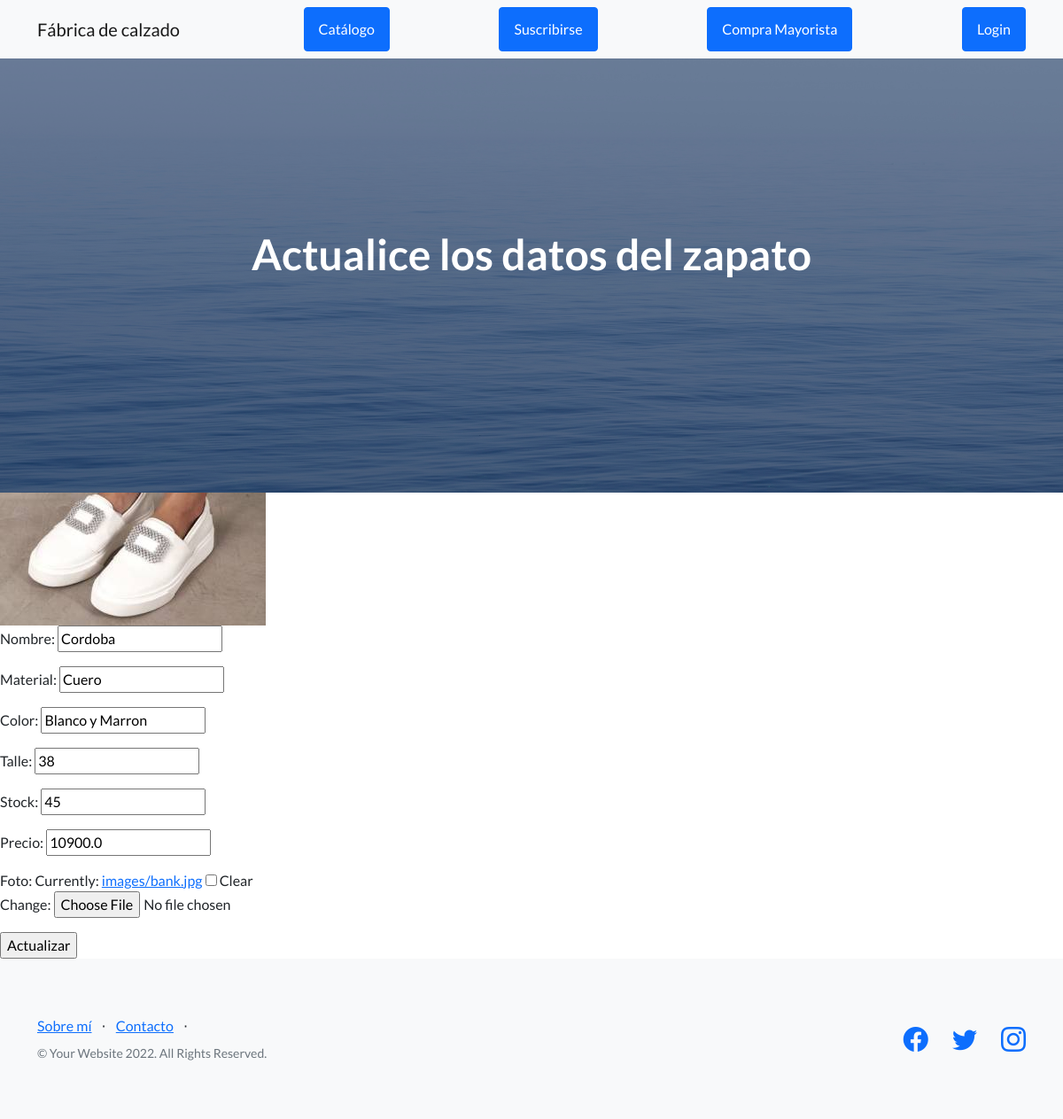
Page /AppFabrica/editarzapato/10 on the committed database.
### AppFabrica/models.py (models this page shows, shortened)
class Zapato (models.Model):
    nombre = models.CharField(max_length=50, default=None)
    material = models.CharField(max_length=50, default=None)
    color = models.CharField(max_length=50, default=None)
    talle = models.IntegerField(default=None)
    stock = models.IntegerField(default=None)
    precio = models.FloatField(default=None)
    foto = models.ImageField(upload_to='images/', null=True, blank=True)

### AppFabrica/views.py (the view)
def editar_zapato (request, id):
    zapato = Zapato.objects.get(id=id)
    if request.method == 'POST':
        form_zapato = ZapatoFormulario(request.POST, files=request.FILES)
        if form_zapato.is_valid():
            data=form_zapato.cleaned_data
            zapato.nombre=data['nombre']
            zapato.material=data['material']
            zapato.color=data['color']
            zapato.talle=data['talle']
            zapato.stock=data['stock']
            zapato.precio=data['precio']
            if data['foto'] is not None:
                zapato.foto=data['foto']
            print("data['foto'] ", data['foto'])
            zapato.save()
        print(form_zapato.errors)
        return HttpResponseRedirect('/AppFabrica/zapatos')
    else:
        form_zapato = ZapatoFormulario (initial={
            "nombre": zapato.nombre,
            "material":zapato.material,
            "color":zapato.color,
            "talle":zapato.talle,
            "stock":zapato.stock,
            "precio":zapato.precio,
            "foto":zapato.foto
        })
    return render (request, "editarcalzado.html", {"form_zapato":form_zapato, "id":id , "url":zapato.foto.url})

### AppFabrica/forms.py
class ZapatoFormulario(forms.ModelForm):
    class Meta:
        model= Zapato
        fields=('nombre','material','color', 'talle', 'stock', 'precio', 'foto')

### AppFabrica/templates/editarcalzado.html
{% extends 'padre.html' %}
{% load static %}
{% block contenidoDinamico%}
<header class="masthead">
    <div class="container position-relative">
        <div class="row justify-content-center">
            <div class="col-xl-20">
                <div class="text-center text-white">
                    <h1 class="mb-5">Actualice los datos del zapato</h1>
                </div>
            </div>
        </div>
    </div>
</header>
<form action="{% url 'editar_zapato' id %}" method="POST" enctype= multipart/form-data> {% csrf_token %}
    <img src="{{url}}" alt="foto_producto">
    {{form_zapato.as_p}}
    <input type="submit" value="Actualizar"/>
</form>
{% endblock contenidoDinamico%}

### rows in the picture
Zapato: nombre "Cordoba", material "Cuero", color "Blanco y Marron", talle "38", stock "45", precio "10900.0"
